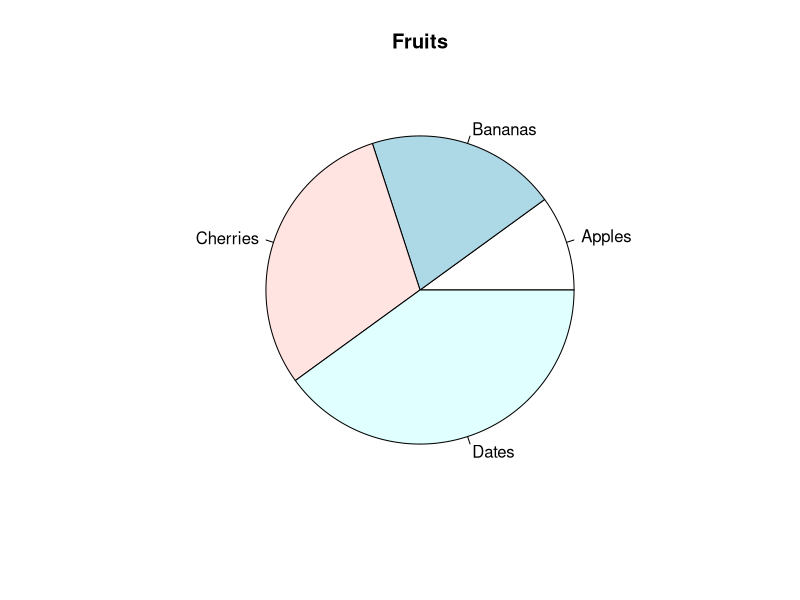

Recreate this plot in R.
# Create a vector of pies
x <- c(10,20,30,40) #nolint

# Create a vector of labels
mylabel <- c("Apples", "Bananas", "Cherries", "Dates")

# Display the pie chart with labels
pie(x, label = mylabel, main = "Fruits")